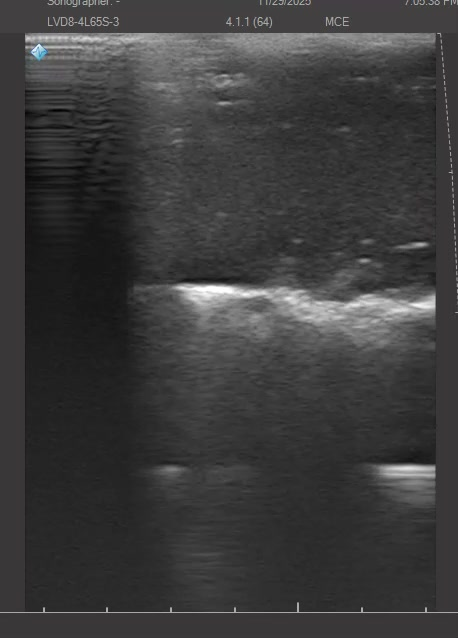
#> input picture data/raw_unlabelled/img_0002.jpg, 458 x 638 px, found by its file name; its folder holds only this picture in this run
$ python select_frames_for_manual.py
#> lines starting #> are read from the running program, lines starting #| are printed output that depends on the picture
import os
import shutil
from PIL import Image
import numpy as np

RAW_DIR = "data/raw_unlabelled"
OUT_DIR = "data/to_label"
os.makedirs(OUT_DIR, exist_ok=True)

scores = []

for fname in sorted(os.listdir(RAW_DIR)):
    if not fname.lower().endswith((".jpg", ".jpeg", ".png")):
        continue

    path = os.path.join(RAW_DIR, fname)

    try:
        img = Image.open(path).convert("L")  # grayscale
    except Exception as e:
        print(f"Skipping {fname}: {e}")
        continue

    img_np = np.array(img, dtype=np.float32)
    h, w = img_np.shape
#> h = 638; w = 458

    # depth band where bone usually is (roughly 30–60% of height)
    y1 = int(0.30 * h)
#> y1 = 191
    y2 = int(0.60 * h)
#> y2 = 382
    roi = img_np[y1:y2, :]
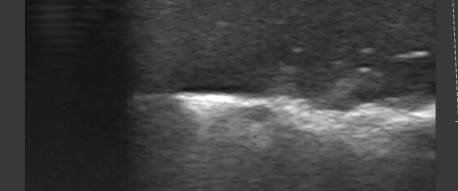
#> roi: shape (191, 458) float32; min 15, max 255, mean 63.9

    if roi.size == 0:
        score = 0.0
    else:
        flat = roi.flatten()
        k = max(1, int(0.05 * flat.size))  # top 5% brightest pixels
#> k = 4373
        topk = np.partition(flat, -k)[-k:]
#> topk = 4373 values, max 255 at index 3548, min 146 at index 0, mean 180.5
        score = float(topk.mean())
#> score = 180.5

    scores.append((score, fname))

# sort by brightness score (descending)
scores.sort(reverse=True)

# how many frames to label
N = 120  # can change this number
# could also be a really useful number to get a good sample of the dataset

selected = scores[:N]
#> selected = [(180.5, 'img_0002.jpg')]

print(f"Scored {len(scores)} frames. Top {N} examples:")
#| Scored 1 frames. Top 120 examples:
for s, f in selected[:10]:
    print(f"  {f}: score={s:.2f}")
#> this loop made 1 pass
#|   img_0002.jpg: score=180.47

for _, fname in selected:
    src = os.path.join(RAW_DIR, fname)
    dst = os.path.join(OUT_DIR, fname)
    shutil.copy2(src, dst)
#> this loop made 1 pass
#> fname on pass 1: 'img_0002.jpg'

print(f"Selected {len(selected)} frames into {OUT_DIR}")
#| Selected 1 frames into data/to_label

$ run again, on data/raw_unlabelled/img_0020.jpg
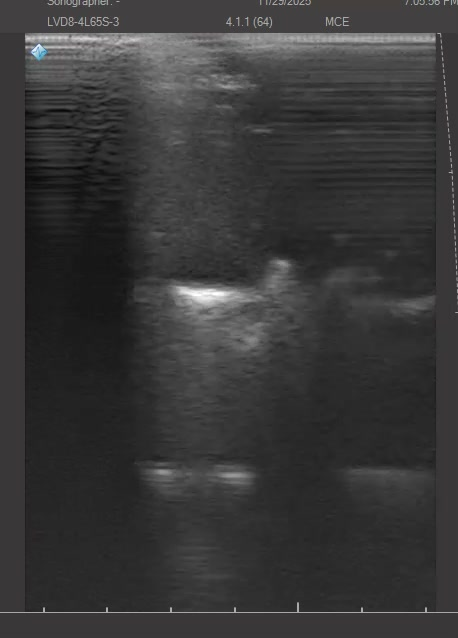
#> input picture data/raw_unlabelled/img_0020.jpg, 458 x 638 px, found by its file name
#> `roi = img_np[y1:y2, :]`:
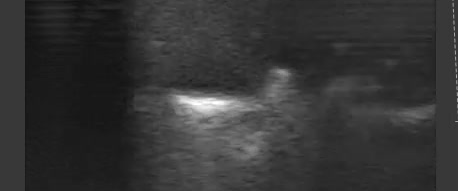
#> roi: shape (191, 458) float32; min 17, max 255, mean 52.7
#> topk = 4373 values, max 255 at index 3479, min 95 at index 0, mean 128.1
#> score = 128.1
#> selected = [(128.1, 'img_0020.jpg')]
#| Scored 1 frames. Top 120 examples:
#> the loop `for s, f in selected[:10]:` made 1 pass
#> (printed output is left out)
#> the loop `for _, fname in selected:` made 1 pass
#> fname on pass 1: 'img_0020.jpg'
#| Selected 1 frames into data/to_label

$ run again, on data/raw_unlabelled/img_0024.jpg
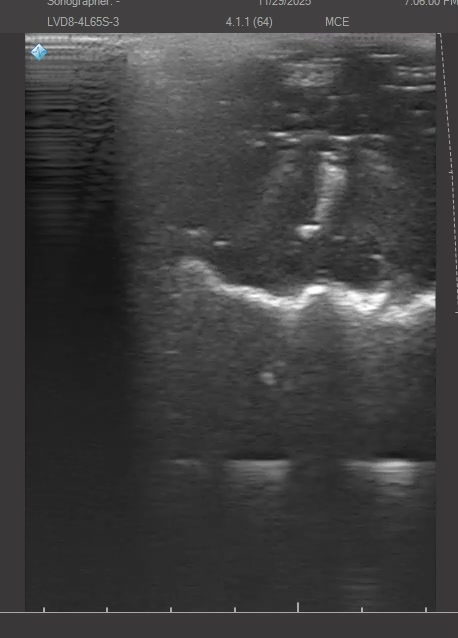
#> input picture data/raw_unlabelled/img_0024.jpg, 458 x 638 px, found by its file name
#> `roi = img_np[y1:y2, :]`:
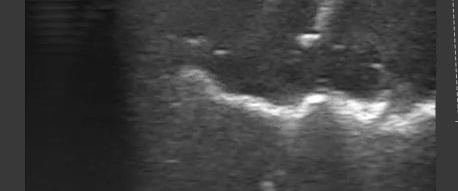
#> roi: shape (191, 458) float32; min 15, max 255, mean 64.5
#> topk = 4373 values, max 255 at index 353, min 140 at index 0, mean 184.6
#> score = 184.6
#> selected = [(184.6, 'img_0024.jpg')]
#| Scored 1 frames. Top 120 examples:
#> the loop `for s, f in selected[:10]:` made 1 pass
#> (printed output is left out)
#> the loop `for _, fname in selected:` made 1 pass
#> fname on pass 1: 'img_0024.jpg'
#| Selected 1 frames into data/to_label

$ run again, on data/raw_unlabelled/img_0030.jpg
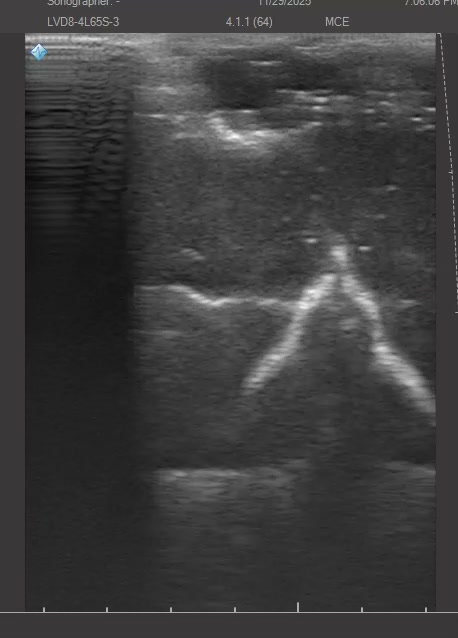
#> input picture data/raw_unlabelled/img_0030.jpg, 458 x 638 px, found by its file name
#> `roi = img_np[y1:y2, :]`:
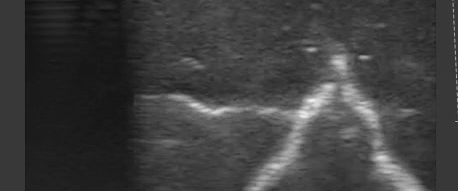
#> roi: shape (191, 458) float32; min 14, max 245, mean 62.5
#> topk = 4373 values, max 245 at index 2869, min 130 at index 0, mean 158.4
#> score = 158.4
#> selected = [(158.4, 'img_0030.jpg')]
#| Scored 1 frames. Top 120 examples:
#> the loop `for s, f in selected[:10]:` made 1 pass
#> (printed output is left out)
#> the loop `for _, fname in selected:` made 1 pass
#> fname on pass 1: 'img_0030.jpg'
#| Selected 1 frames into data/to_label
